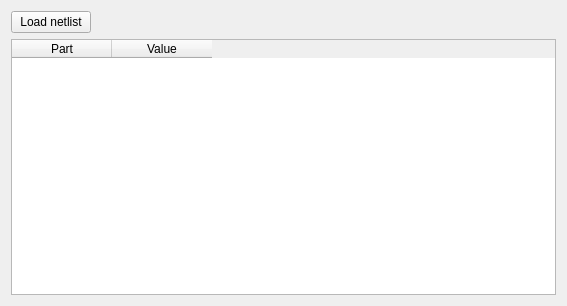
<?xml version="1.0" encoding="UTF-8"?>
<ui version="4.0">
 <class>Form</class>
 <widget class="QWidget" name="Form">
  <property name="geometry">
   <rect>
    <x>0</x>
    <y>0</y>
    <width>567</width>
    <height>306</height>
   </rect>
  </property>
  <property name="windowTitle">
   <string>Form</string>
  </property>
  <layout class="QVBoxLayout" name="verticalLayout">
   <item>
    <layout class="QHBoxLayout" name="horizontalLayout">
     <item>
      <widget class="QPushButton" name="loadNetlistPB">
       <property name="text">
        <string>Load netlist</string>
       </property>
      </widget>
     </item>
     <item>
      <spacer name="horizontalSpacer">
       <property name="orientation">
        <enum>Qt::Horizontal</enum>
       </property>
       <property name="sizeHint" stdset="0">
        <size>
         <width>40</width>
         <height>20</height>
        </size>
       </property>
      </spacer>
     </item>
    </layout>
   </item>
   <item>
    <widget class="QTableWidget" name="partsT">
     <attribute name="verticalHeaderVisible">
      <bool>false</bool>
     </attribute>
     <column>
      <property name="text">
       <string>Part</string>
      </property>
     </column>
     <column>
      <property name="text">
       <string>Value</string>
      </property>
     </column>
    </widget>
   </item>
  </layout>
 </widget>
 <resources/>
 <connections/>
</ui>
